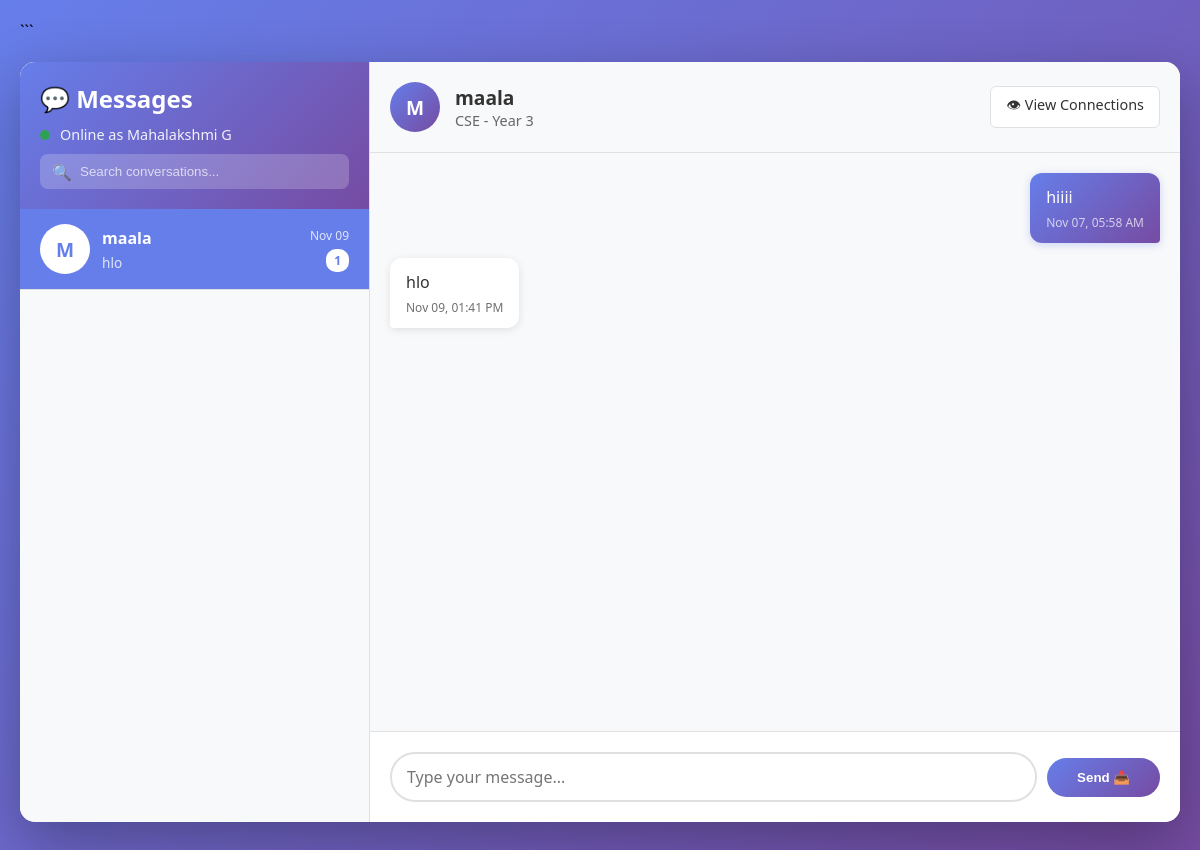
Page /alumni_chat.php?user=S5 (signed in) on the committed database.
### tables this page shows
CREATE TABLE `studentinfo` (
  `st_name` varchar(100) NOT NULL,
  `st_gender` varchar(20) NOT NULL,
  `st_address` varchar(100) NOT NULL,
  `st_email` varchar(100) NOT NULL,
  `st_linkedin` varchar(255) DEFAULT NULL,
  `st_instagram` varchar(255) DEFAULT NULL,
  `st_whatsapp` varchar(20) DEFAULT NULL,
  `st_facebook` varchar(255) DEFAULT NULL,
  `st_twitter` varchar(255) DEFAULT NULL,
  `st_github` varchar(255) DEFAULT NULL,
  `st_portfolio` varchar(255) DEFAULT NULL,
  `st_picture` longblob DEFAULT NULL,
  `st_branch` varchar(50) NOT NULL,
  `st_year` int(11) NOT NULL,
  `st_mobile` varchar(50) NOT NULL,
  `st_register` varchar(100) NOT NULL
);

CREATE TABLE `chat_messages` (
  `message_id` int(11) NOT NULL,
  `sender_type` enum('student','alumni') NOT NULL,
  `sender_register` varchar(100) NOT NULL,
  `receiver_type` enum('student','alumni') NOT NULL,
  `receiver_register` varchar(100) NOT NULL,
  `message_text` text NOT NULL,
  `sent_at` timestamp NOT NULL DEFAULT current_timestamp(),
  `is_read` tinyint(1) DEFAULT 0,
  `read_at` timestamp NULL DEFAULT NULL,
  `is_deleted_sender` tinyint(1) DEFAULT 0,
  `is_deleted_receiver` tinyint(1) DEFAULT 0
);

### alumni_chat.php (the view, shortened to what this page needs)
<?php
include_once 'db_config.php';
$pi_register = $_SESSION['pi_register'];
$pi_name = $_SESSION['pi_name'];
$selected_user = isset($_GET['user']) ? $_GET['user'] : null;
$conversations_query = "SELECT DISTINCT uc.user1_register, si.st_name, si.st_branch, si.st_year,
                        (SELECT COUNT(*) FROM chat_messages
                         WHERE sender_register=uc.user1_register AND receiver_register='$pi_register' AND is_read=0) as unread_count,
                        (SELECT message_text FROM chat_messages
                         WHERE (sender_register='$pi_register' AND receiver_register=uc.user1_register)
                         OR (sender_register=uc.user1_register AND receiver_register='$pi_register')
                         ORDER BY sent_at DESC LIMIT 1) as last_message,
                        (SELECT sent_at FROM chat_messages
                         WHERE (sender_register='$pi_register' AND receiver_register=uc.user1_register)
                         OR (sender_register=uc.user1_register AND receiver_register='$pi_register')
                         ORDER BY sent_at DESC LIMIT 1) as last_message_time
                        FROM user_connections uc
                        JOIN studentinfo si ON uc.user1_register = si.st_register
                        WHERE uc.user2_register='$pi_register' AND uc.user2_type='alumni'
                        ORDER BY last_message_time DESC";
$conversations = mysqli_query($conn, $conversations_query);
if ($selected_user) {
    $user_details = mysqli_fetch_assoc(mysqli_query($conn,
        "SELECT * FROM studentinfo WHERE st_register='$selected_user'"));
    mysqli_query($conn, "UPDATE chat_messages SET is_read=1, read_at=NOW()
                         WHERE sender_register='$selected_user' AND receiver_register='$pi_register' AND is_read=0");
    $messages_query = "SELECT * FROM chat_messages
                       WHERE (sender_register='$pi_register' AND receiver_register='$selected_user')
                       OR (sender_register='$selected_user' AND receiver_register='$pi_register')
                       ORDER BY sent_at ASC";
    $messages = mysqli_query($conn, $messages_query);
}
?>
<!DOCTYPE html>
<html>
<head>
</head>
<body>
<div class="chat-container">
    <div class="sidebar">
        <div class="sidebar-header">
            <h2>💬 Messages</h2>
            <div class="user-status">
                <span class="status-dot"></span>
                <span>Online as <?php echo htmlspecialchars($pi_name); ?></span>
            </div>
            <div class="search-box">
                <span class="search-icon">🔍</span>
                <input type="text" placeholder="Search conversations..." id="searchInput">
            </div>
        </div>
        <div class="conversations">
            <?php
            if (mysqli_num_rows($conversations) > 0) {
                mysqli_data_seek($conversations, 0);
                while ($conv = mysqli_fetch_assoc($conversations)) {
                    $initials = strtoupper(substr($conv['st_name'], 0, 1));
                    $active = ($selected_user == $conv['user1_register']) ? 'active' : '';
            ?>
                <div class="conversation-item <?php echo $active; ?>"
                     onclick="window.location.href='alumni_chat.php?user=<?php echo $conv['user1_register']; ?>'">
                    <div class="conversation-avatar"><?php echo $initials; ?></div>
                    <div class="conversation-info">
                        <div class="conversation-name"><?php echo htmlspecialchars($conv['st_name']); ?></div>
                        <div class="conversation-preview">
                            <?php echo htmlspecialchars(substr($conv['last_message'] ?? 'No messages yet', 0, 30)); ?>
                        </div>
                    </div>
                    <div class="conversation-meta">
                        <?php if ($conv['last_message_time']) { ?>
                            <div class="conversation-time">
                                <?php
                                $time = new DateTime($conv['last_message_time']);
                                $now = new DateTime();
                                $diff = $now->diff($time);
                                if ($diff->days == 0) {
                                    echo $time->format('h:i A');
                                } elseif ($diff->days == 1) {
                                    echo 'Yesterday';
                                } else {
                                    echo $time->format('M d');
                                }
                                ?>
                            </div>
                        <?php } ?>
                        <?php if ($conv['unread_count'] > 0) { ?>
                            <span class="unread-badge"><?php echo $conv['unread_count']; ?></span>
                        <?php } ?>
                    </div>
                </div>
            <?php
                }
            } ?>
        </div>
    </div>
    <div class="chat-area">
        <?php if ($selected_user && $user_details) { ?>
            <div class="chat-header">
                <div class="chat-user-info">
                    <div class="chat-avatar">
                        <?php echo strtoupper(substr($user_details['st_name'], 0, 1)); ?>
                    </div>
                    <div class="chat-user-details">
                        <h3><?php echo htmlspecialchars($user_details['st_name']); ?></h3>
                        <p><?php echo htmlspecialchars($user_details['st_branch']); ?> - Year <?php echo $user_details['st_year']; ?></p>
                    </div>
                </div>
                <div class="chat-actions">
                    <a href="alumni_connections.php" class="action-btn">
                        👁 View Connections
                    </a>
                </div>
            </div>
            <div class="messages-container" id="messagesContainer">
                <?php
                if (mysqli_num_rows($messages) > 0) {
                    while ($msg = mysqli_fetch_assoc($messages)) {
                        $is_sent = ($msg['sender_register'] == $pi_register);
                        $msg_class = $is_sent ? 'sent' : 'received';
                ?>
                    <div class="message <?php echo $msg_class; ?>">
                        <div class="message-bubble">
                            <div class="message-text"><?php echo nl2br(htmlspecialchars($msg['message_text'])); ?></div>
                            <div class="message-time">
                                <?php
                                $time = new DateTime($msg['sent_at']);
                                echo $time->format('M d, h:i A');
                                ?>
                            </div>
                        </div>
                    </div>
                <?php
                    }
                } ?>
            </div>
            <div class="message-input-area">
                <form method="POST" class="message-form">
                    <input type="text" name="message" class="message-input"
                           placeholder="Type your message..." required autofocus>
                    <button type="submit" name="send_message" class="send-btn">Send 📤</button>
                </form>
            </div>
        <?php } ?>
    </div>
</div>
</body>
</html>

### rows in the picture
studentinfo: st_name "M", st_name "maala", st_branch "CSE", st_year "3"
chat_messages: message_text "hiiii", sent_at "Nov 07, 05:58 AM"
chat_messages: message_text "hlo", sent_at "Nov 09, 01:41 PM"

### other values in the picture
$pi_name "Mahalakshmi G"
$initials "M"
$conv['st_name'] "maala"
substr($conv['last_message'] ?? 'No messages yet', 0, 30) "hlo"
$time->format('M d') "Nov 09"
$conv['unread_count'] "1"
